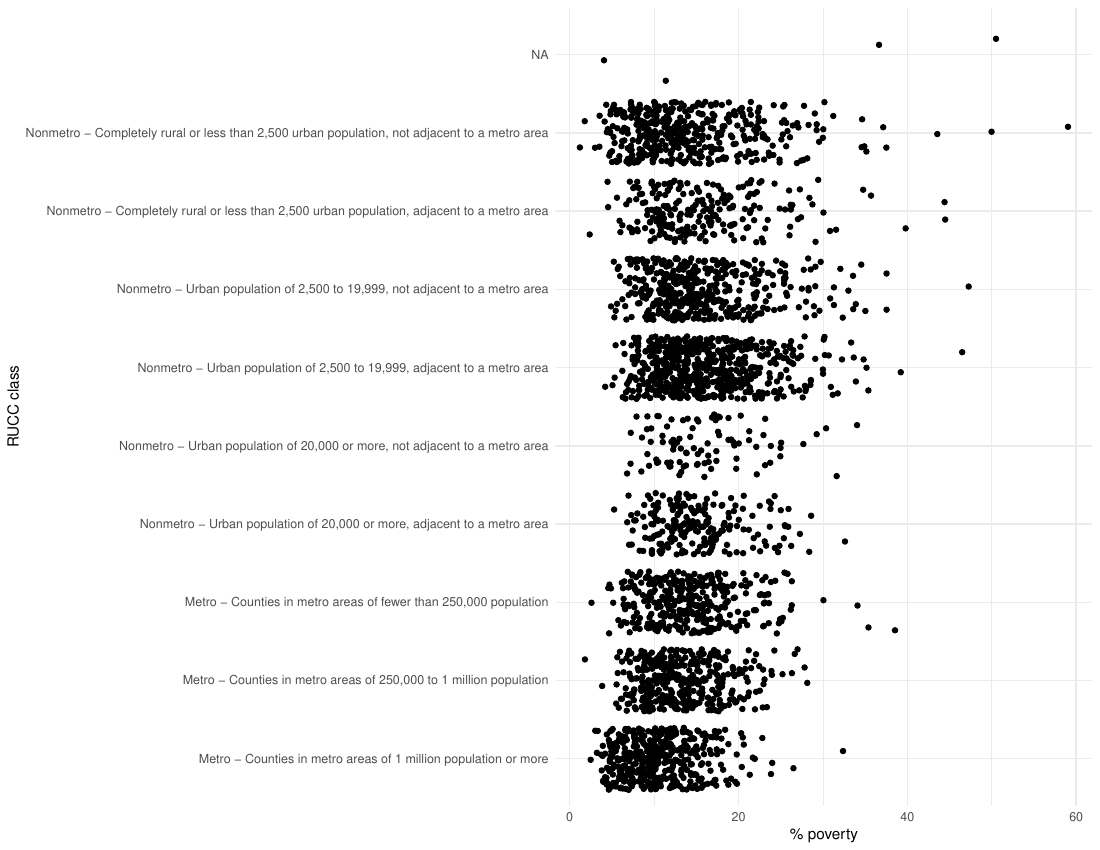

Write the R code that produced this figure.
setwd("D:/code/git/VSU_DSPG_SUM24/health_outcomes")
library(tidyverse)
library(sf)

all_data<-readRDS("acs_places_rural_food.RDS")

pdf("rural_classxpoverty.pdf", width = 11, height=8.5)
ggplot(all_data, aes(x=reorder(RUCC_Desc, RUCC_2013), y=pct_poverty))+
         geom_jitter()+
         coord_flip()+
         labs(x="RUCC class", y= "% poverty")+
         theme_minimal()

ggplot(all_data, aes(x=reorder(UIC_Desc, UIC_2013), y=pct_poverty))+
  geom_jitter()+
  coord_flip()+
  labs(x="UIC class", y= "% poverty")+
  theme_minimal()

ggplot(all_data, aes(x=reorder(ncrural_Desc, ncrural), y=pct_poverty))+
  geom_jitter()+
  coord_flip()+
  labs(x="NC rural class", y= "% poverty")+
  theme_minimal()

ggplot(all_data, aes(x=reorder(metro_Desc, metro_class), y=pct_poverty))+
  geom_jitter()+
  coord_flip()+
  labs(x="Metro class", y= "% poverty")+
  theme_minimal()

ggplot(all_data, aes(x=reorder(RUCC_Desc, RUCC_2013), y=pct_poverty))+
  stat_summary(fun = mean, geom = "col") +
  coord_flip()+
  labs(x="RUCC class", y= "% poverty")+
  theme_minimal()

ggplot(all_data, aes(x=reorder(UIC_Desc, UIC_2013), y=pct_poverty))+
  stat_summary(fun = mean, geom = "col") +
  coord_flip()+
  labs(x="UIC class", y= "% poverty")+
  theme_minimal()

ggplot(all_data, aes(x=reorder(ncrural_Desc, ncrural), y=pct_poverty))+
  stat_summary(fun = mean, geom = "col") +
  coord_flip()+
  labs(x="NC rural class", y= "% poverty")+
  theme_minimal()

ggplot(all_data, aes(x=reorder(metro_Desc, metro_class), y=pct_poverty))+
  stat_summary(fun = mean, geom = "col") +
  coord_flip()+
  labs(x="Metro class", y= "% poverty")+
  theme_minimal()
dev.off()